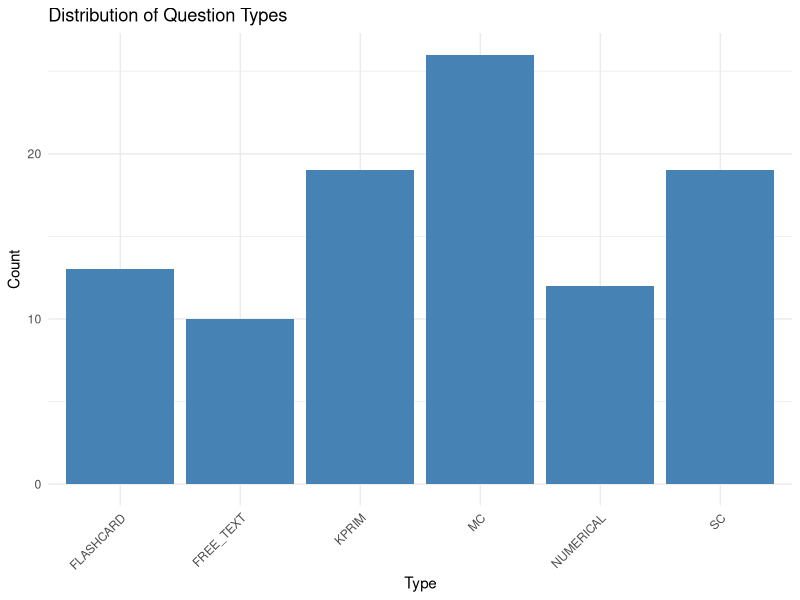
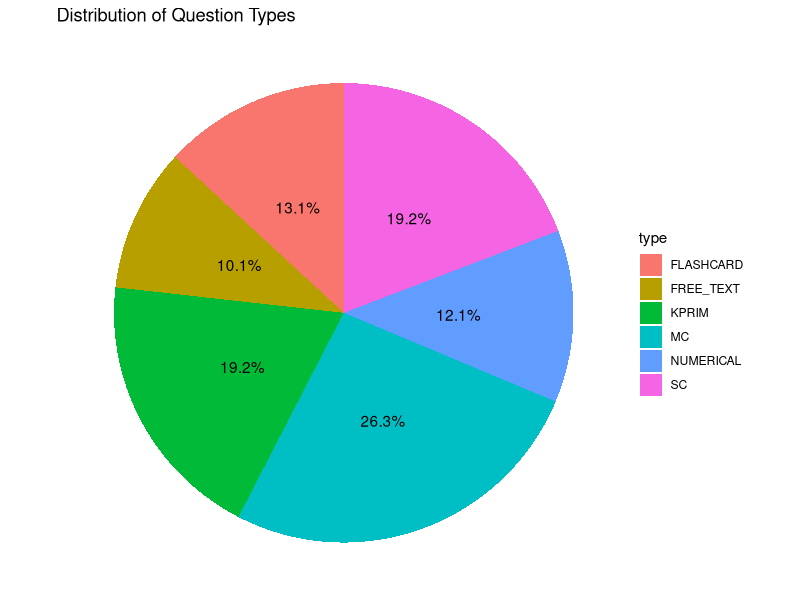

Reproduce these figures in R, in order.
## ---- chunk 1
knitr::opts_chunk$set(echo = TRUE)
## ---- chunk 2
data = read.csv("test1.csv")
head(data)
## ---- chunk 3
library(ggplot2)
## ---- chunk 4
library(dplyr)
df_clean <- data %>% filter(!is.na(difficultyRate) & !is.na(factualCorrectness) & !is.na(relevance) & !is.na(typeRate))

## ---- chunk 5
type_count = df_clean %>% count(type)
ggplot(df_clean, aes(x = type)) +
  geom_bar(fill = "steelblue") +
  theme_minimal() +
  labs(title = "Distribution of Question Types", 
       x = "Type", 
       y = "Count") +
  theme(axis.text.x = element_text(angle = 45, hjust = 1))

## ---- chunk 6
type_count <- df_clean %>% count(type)  
type_count$fraction <- type_count$n / sum(type_count$n)  
type_count$label <- paste0(round(type_count$fraction * 100, 1), "%")  

ggplot(type_count, aes(x = "", y = n, fill = type)) +
  geom_bar(stat = "identity", width = 1) +
  coord_polar(theta = "y") +
  theme_void() +
  geom_text(aes(label = label), position = position_stack(vjust = 0.5)) +  
  labs(title = "Distribution of Question Types")
